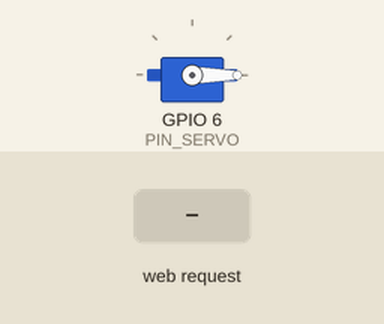
The sketch below on a simulated ESP32. Parts: servo. The test bench sets the inputs (shaded band). Storage starts empty; what the sketch prints to the serial monitor is not drawn.

Above: at 1.2 s.
1.3 s: HTTP request GET /servo?val=120 received
At 1.7 s:
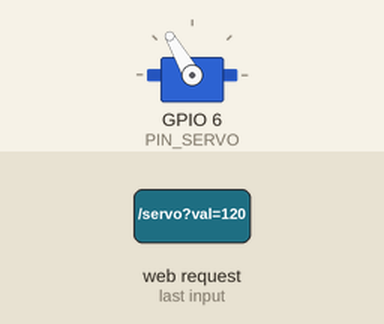
2.8 s: HTTP request GET /servo?val=0 received
At 4.1 s:
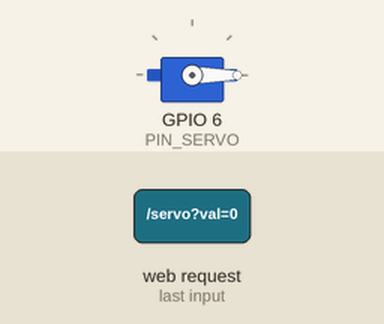
Timing chart, 0 to 5.8 s (numbered marks = the images above; inputs shaded):
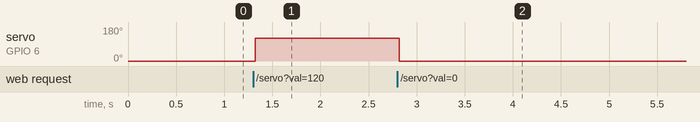

The sketch:

servo.ino
```cpp
#include <WiFi.h>
#include <ESPAsyncWebServer.h>
#include <LittleFS.h>
#include <ESP32Servo.h>

const char* ssid = "ESP32-PWM-jojima";
const char* password = "matusita_test";

const int PIN_SERVO = 6;

Servo meuServo;
AsyncWebServer server(80);

void setup() {
  Serial.begin(115200);

  meuServo.attach(PIN_SERVO);
  meuServo.write(0);

  if (!LittleFS.begin()) {
    Serial.println("Erro ao montar LittleFS");
  }

  WiFi.softAP(ssid, password);
  Serial.print("IP da ESP32: ");
  Serial.println(WiFi.softAPIP());

  server.on("/", HTTP_GET, [](AsyncWebServerRequest *request){
    request->send(LittleFS, "/index.html", "text/html");
  });

  server.on("/servo", HTTP_GET, [](AsyncWebServerRequest *request){
    if (!request->hasParam("val")) {
      request->send(400, "text/plain", "Falta parametro 'val'");
      return;
    }

    int ang = request->getParam("val")->value().toInt();
    if (ang < 0 || ang > 180) {
      request->send(400, "text/plain", "val invalido (use 0..180)");
      return;
    }

    meuServo.write(ang);

    String body = "SERVO=" + String(ang) + " graus\n";
    body += "PULSO_us=" + String(meuServo.readMicroseconds()) + "\n";
    body += "FREQ_Hz=50";
    request->send(200, "text/plain", body);
  });

  server.begin();
}

void loop() {
}
```

Measured:
- after the input at 1.3 s, servo on GPIO 6 (PIN_SERVO): 0° → 120° at once
- after the input at 2.8 s, servo on GPIO 6 (PIN_SERVO): 120° → 0° at once
